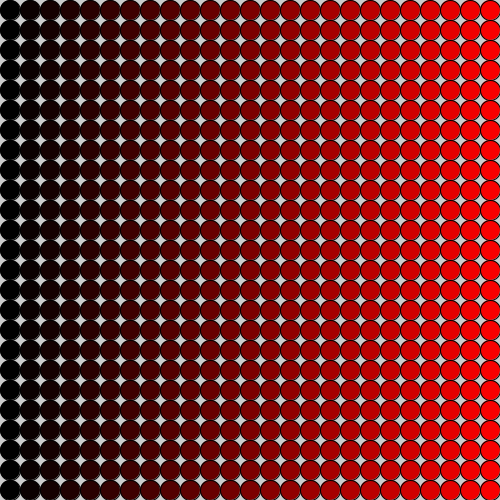
Frame 1 (no input)
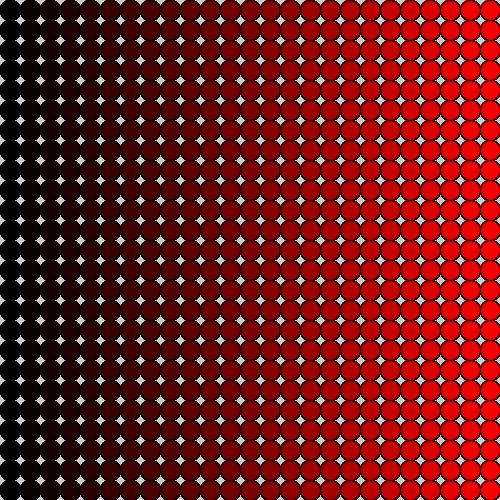
Frame 60 (the mouse pressed at the canvas centre just before this capture)
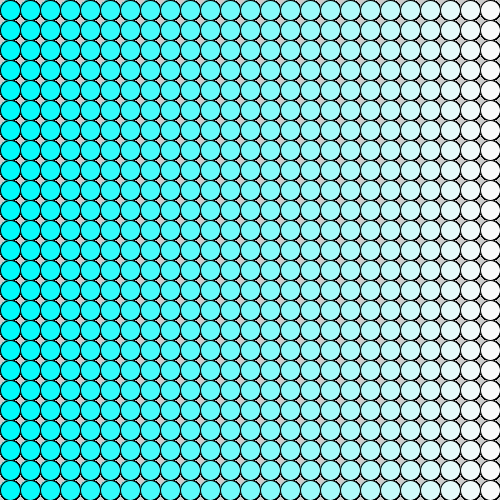
Frame 120 (the mouse held since frame 60 and released just before this capture)

The Processing sketch that drew these frames (run headless with seeded random() and noise(); from frame 60 on, the mouse is pressed at the canvas centre):

// Processing sketch: processing_156899
// ── processing_156899.pde

int diam=20;

void setup(){
  size(500,500);
}

void draw(){

for(int i=diam/2; i<width; i+=diam){
  for(int y=diam/2; y<height; y+=diam){
    int strokeValue = int(map(i, diam/2, width, 0, 255));
    fill(strokeValue,mouseX,mouseY);
    ellipse(i,y, diam, diam);
  }
}

}
